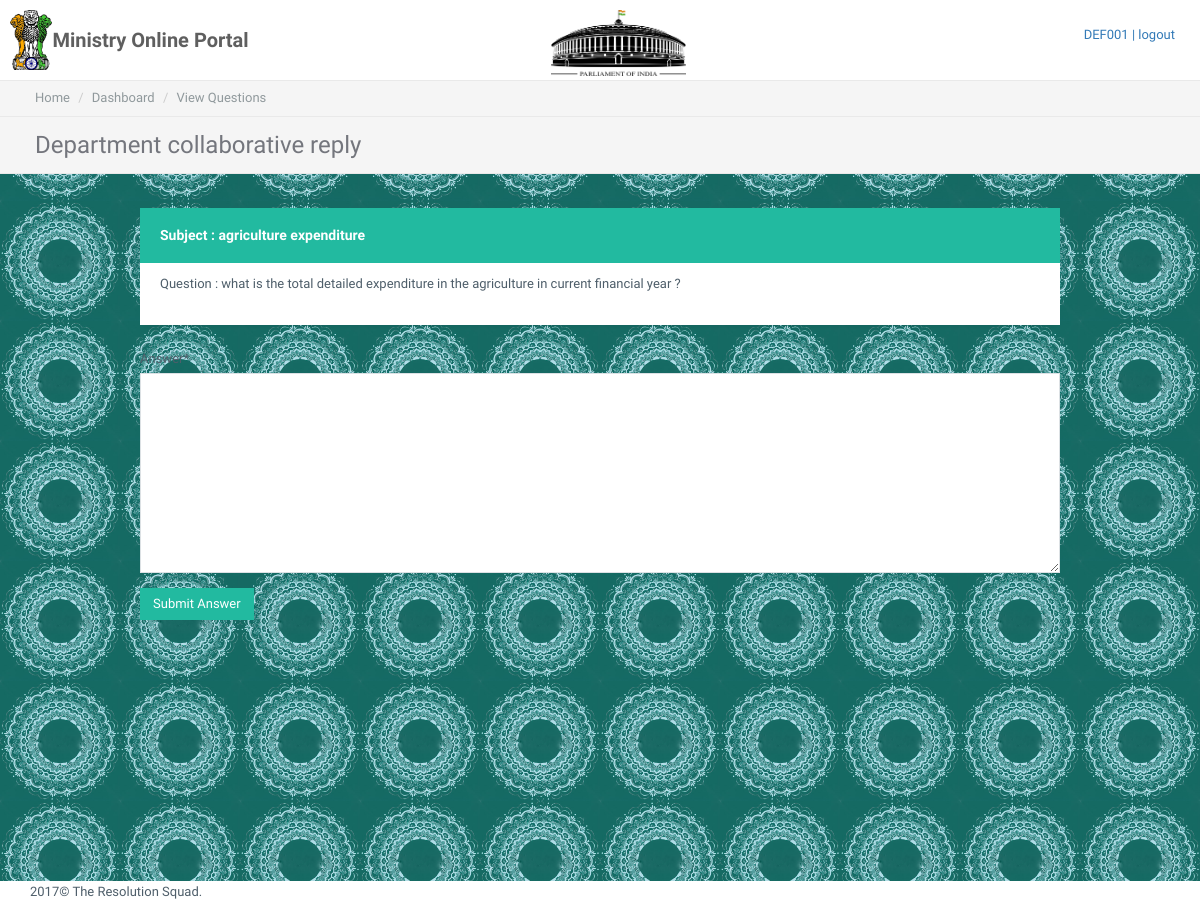
Page /department_collaboration/4/answer/ (signed in) on the committed database.
### portal/models.py (models this page shows, shortened)
class Question(models.Model):
    text = models.CharField(max_length=5000)
    subject = models.CharField(max_length=5000)
    type = models.CharField(max_length=50) # in the form section we'll use choice field.
    timestamp = models.DateTimeField(auto_now_add=True)
    deadline = models.DateField() # default is gonna be 3 days
    asked_by = models.ForeignKey(User)
    is_recommeded = models.BooleanField(default=False)
    is_admisable = models.BooleanField(default=False)
    is_admissed = models.BooleanField(default=False)

### portal/views.py (the view, shortened to what this page needs)
# urls.py: url(r'^department_collaboration/(?P<pk>\d+)/answer/$',department_collaboration_answer,name="department_collaboration_answer"),
def department_collaboration_answer(request,pk):
    question = Question.objects.get(pk=pk)
    current_dept = Department.objects.get(user=User.objects.get(username=request.user))
    form = AnswerForm(request.POST or None)
    context = {
        'title':"Department collaborative reply",
        'form':form,
        'question':question,
    }
    return render(request,"portal/department_collaboration_answer.html",context)

### portal/forms.py
class AnswerForm(forms.Form):
    answer = forms.CharField(widget=forms.Textarea,required=True)

### portal/templates/portal/department_collaboration_answer.html (shortened to what this page needs)
{% extends 'portal/base.html' %}
{% block department_dashboard %}
    <div class="page-inner">
            <div class="page-breadcrumb">
                <ol class="breadcrumb container">
                    <li><a href="index-2.html">Home</a></li>
                    <li class="active">Dashboard</li>
                    <li class="active">View Questions</li>
                </ol>
            </div>
            <div class="page-title">
                <div class="container">
                    <h3>{{ title }}</h3>
                </div>
            </div>
            <div class="container">
                                <div class="panel-body">
                        <div class="row">
                            <div class="col-md-10 col-md-offset-1">
                                <br/>
                                <div class="panel panel-success">
                                    <div class="panel-heading clearfix">
                                        <h4 class="panel-title">Subject : {{ question.subject }}</h4>
                                    </div>
                                    <div class="panel-body">
                                        <div>
                                            <p style="padding-top: 10px;">Question : {{ question.text }}</p>
                                        </div>
                                    </div>
                                </div>
                            </div>
                        </div>
                        <div class="row">
                            <div class="col-md-10 col-md-offset-1">
                            <form method="POST" action="">
                                {% load crispy_forms_tags %}
                                {{ form|crispy }}
                                <input type="submit" class="btn btn-success" value="Submit Answer"/>
                            </form>
                                </div>
                        </div>
                    </div>
            </div>
    </div>
{% endblock %}

### portal/templates/portal/base.html (shortened to what this page needs)
<!DOCTYPE html>
<html>
<head>
    {% load staticfiles %}
    <link rel="stylesheet" href="http://maxcdn.bootstrapcdn.com/bootstrap/3.3.6/css/bootstrap.min.css">
    <link href="{% static 'plugins/pace-master/themes/blue/pace-theme-flash.css' %}" rel="stylesheet"/>
    <link href="{% static 'plugins/uniform/css/uniform.default.min.css' %}" rel="stylesheet"/>
    <link href="{% static 'plugins/bootstrap/css/bootstrap.min.css' %}" rel="stylesheet" type="text/css"/>
    <link href="{% static 'plugins/fontawesome/css/font-awesome.css' %}" rel="stylesheet" type="text/css"/>
    <link href="{% static 'plugins/line-icons/simple-line-icons.css' %}" rel="stylesheet" type="text/css"/>
    <link href="{% static 'plugins/waves/waves.min.css' %}" rel="stylesheet" type="text/css"/>
    <link href="{% static 'plugins/switchery/switchery.min.css' %}" rel="stylesheet" type="text/css"/>
    <link href="{% static 'plugins/3d-bold-navigation/css/style.css' %}" rel="stylesheet" type="text/css"/>
    <link rel="stylesheet" href="http://code.jquery.com/ui/1.11.0/themes/smoothness/jquery-ui.css">
    <link href="{% static 'plugins/select2/css/select2.css' %}" rel="stylesheet" type="text/css"/>
    <link href="{% static 'plugins/toastr/toastr.min.css' %}" rel="stylesheet" type="text/css"/>
    <link href="{% static 'css/modern.min.css' %}" rel="stylesheet" type="text/css"/>
    <link href="{% static 'css/custom.css' %}" rel="stylesheet" type="text/css"/>
</head>
<body style="background-color: white;">
{% block navbar %}
    <div class="navbar" style="padding: 10px;">
        <div class="navbar-inner">
            <div class="logo-box">
                <img src="{% static 'img/emb.png' %}" style="height:120%">
            </div>
            <div class="logo-box">
                <a href="#" class="logo-text"><span>Ministry Online Portal</span></a>
            </div>
            <div class="logo-central">
                <img src="{% static 'img/par.png' %}" style="height:110%">
            </div>
            <ul class="nav navbar-nav navbar-right">
                <li><a href="{% url 'logout' %}">
                    {% if request.user.is_authenticated %}{{ request.user }} | logout{% endif %}</a>
                </li>
            </ul>
        </div>
    </div>
{% endblock %}
{% block department_dashboard %}{% endblock %}
{% block footer %}
    <div>
        <div class="container">
            <p class="no-s">2017© The Resolution Squad.</p>
        </div>
    </div>
{% endblock %}
</body>
</html>

### portal/static/css/custom.css (style rules this page uses)
.logo-central { position: relative; width: auto; height: 60px; margin-left: 23.5%; float: left }

### rows in the picture
Question: subject "agriculture expenditure", text "what is the total detailed expenditure in the agriculture in current financial year ?"

### other values in the picture
{{ request.user }} "DEF001"
{{ title }} "Department collaborative reply"
